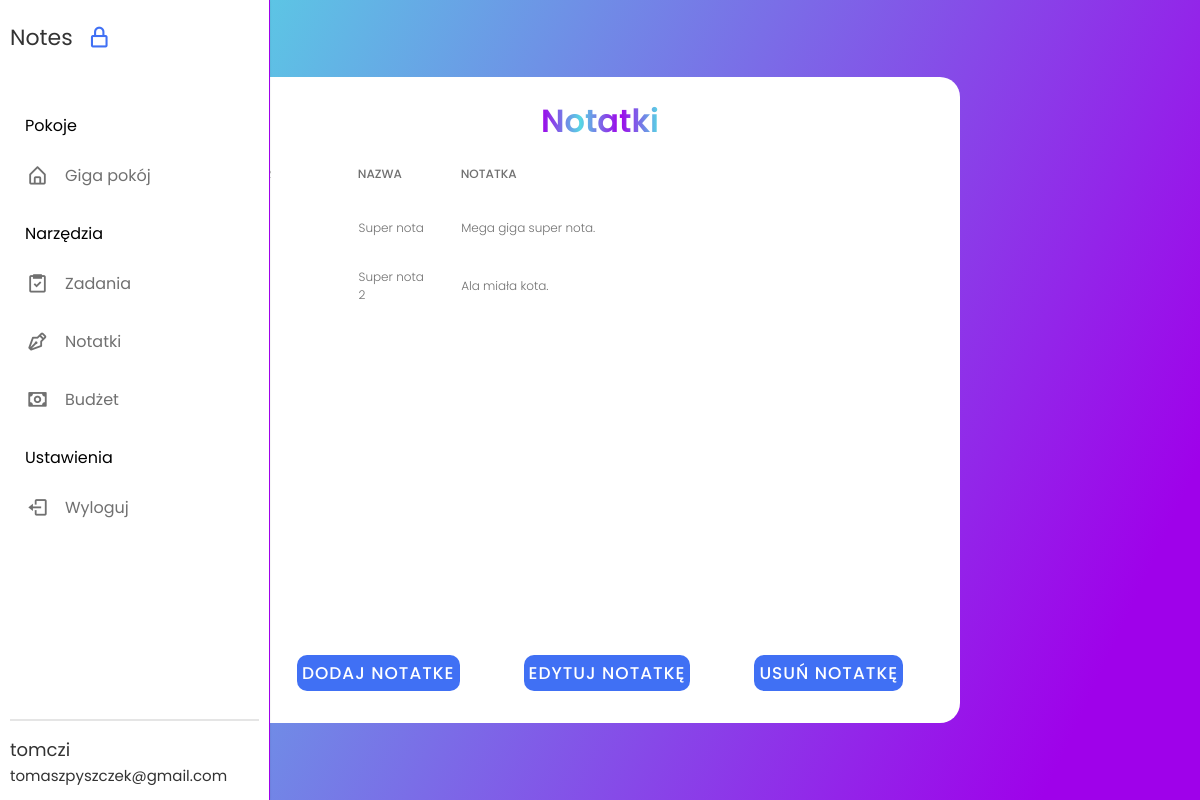
/notes_room.php (signed in), run on the app's committed database.
### tables this page shows
CREATE TABLE `room` (
  `room_id` int(11) NOT NULL,
  `room_name` varchar(45) DEFAULT 'Giga pokój',
  `user_id` int(11) NOT NULL
);

CREATE TABLE `notes` (
  `notes_id` int(11) NOT NULL,
  `title` varchar(45) NOT NULL DEFAULT 'Title',
  `note` varchar(500) DEFAULT NULL,
  `room_id` int(11) NOT NULL
);

### notes_room.php (the view, shortened to what this page needs)
<?php
include "config/config.php";
$pdo4 = new PDO("mysql:host=$host;dbname=$dbname", $user, $password);
$sql7 = "SELECT * FROM notes WHERE room_id IN (SELECT room_id FROM room WHERE user_id = :userId)";
$statement = $pdo4->prepare($sql7);
$statement->bindParam(':userId', $_SESSION['user_id']);
$statement->execute();
$notes = $statement->fetchAll(PDO::FETCH_ASSOC);
?>
<!DOCTYPE html>
<html lang="en">
  <head>
    <link rel="stylesheet" href="create_room_style.css" />
    <link flex href="https://unpkg.com/boxicons@2.1.4/css/boxicons.min.css" rel="stylesheet" />
  </head>
  <body>
    <nav class="sidebar hoverable">
      <div class="logo_items flex">
        <span class="logo_name">Notes</span>
        <i class="bx bx-lock-alt" id="lock-icon" title="Unlock Sidebar"></i>
      </div>
      <div class="menu_container">
        <div class="menu_items">
         <?php include "rooms.php"; ?>
          <ul class="menu_item">
            <div class="menu_title flex">
              <span class="title">Narzędzia</span>
            </div>
            <li class="item">
              <a href="tasks.php" class="link flex">
                <i class="bx bx-task"></i>
                <span>Zadania</span>
              </a>
            </li>
            <li class="item">
                <a href="notes_room.php" class="link flex">
                  <i class="bx bx-pen"></i>
                  <span>Notatki</span>
                </a>
              </li>
              <li class="item">
                <a href="budget.php" class="link flex">
                  <i class="bx bx-money"></i>
                  <span>Budżet</span>
                </a>
              </li>
          <ul class="menu_item">
            <div class="menu_title flex">
              <span class="title">Ustawienia</span>
            </div>
            <li class="item">
              <a href="logout.php" class="link flex">
                <i class="bx bx-log-out"></i>
                <span>Wyloguj</span>
              </a>
            </li>
          </ul>
        </div>
        <div class="sidebar_profile flex">
          <div class="data_text">
            <span class="name"><?php echo $_SESSION['username'] ?> <br> </span>
            <span class="email"><?php echo $_SESSION['mail'] ?></span>
          </div>
        </div>
      </div>
    </nav>
    <div class="tasks-section">
        <span class="title">Notatki</span>
        <div class="tbl-header">
        <table cellpadding="0" cellspacing="0" border="0">
            <thead>
                <tr>
                    <th width="8%">Nr</th>
                    <th width="8%">Nazwa</th>
                    <th width="40%">Notatka</th>
                </tr>
            </thead>
        </table>
        </div>
        <div class="tbl-content">
            <table id="table" cellpadding="0" cellspacing="0" border="0">
                <tbody>
                    <?php
                    foreach ($notes as $note) {
                    ?>
                        <tr>
                            <td width="8%"><?php echo $note['notes_id']; ?></td>
                            <td width="8%"><?php echo $note['title']; ?></td>
                            <td width="40%"><?php echo $note['note']; ?></td>
                        </tr>
                    <?php } ?>
                </tbody>
            </table>
        </div>
        <div class="btn-section">
            <div>
                <input type="submit" value="Dodaj Notatke" onclick="popupAdd();">
            </div>
            <div>
                <input type="submit" value="Edytuj Notatkę" onclick="popupEdit();">
            </div>
            <div>
            <input type="submit" value="Usuń notatkę" id="delete-note-btn">
            </div>
        </div>
  </body>
</html>

### rooms.php (shortened to what this page needs)
<?php
include "config/config.php";
$pdo1 = new PDO("mysql:host=$host;dbname=$dbname", $user, $password);
$sql4 = "SELECT * FROM room WHERE user_id = :userId";
$statement = $pdo1->prepare($sql4);
$statement->bindParam(':userId', $_SESSION['user_id']);
$statement->execute();
$rooms = $statement->fetchAll(PDO::FETCH_ASSOC);
?>
        <ul class="menu_item">
            <div class="menu_title flex">
                <span class="title">Pokoje</span>
            </div>
            <?php foreach ($rooms as $room) { ?>
                <li class="item">
                    <a href="#" class="link flex">
                        <i class="bx bx-home-alt"></i>
                        <span><?php echo $room['room_name']; ?></span>
                    </a>
                </li>
            <?php } ?>
        </ul>

### create_room_style.css (style rules this page uses)
* { margin: 0; padding: 0; outline: none; box-sizing: border-box; font-family: 'Poppins', sans-serif; }
body { display: flex; align-items: center; justify-content: center; min-height: 100vh; padding: 10px; font-family: 'Poppins', sans-serif; background: linear-gradient(115deg, #56d8e4 10%, #9f01ea 90%); }
.flex { display: flex; align-items: center; }
.sidebar { border-right: 1px solid #9f01ea; position: fixed; top: 0; left: 0; height: 100%; width: 270px; background: #fff; padding: 15px 10px; box-shadow: 0 0 2px rgba(0, 0, 0, 0.1); transition: all 0.4s ease; }
.logo_items { gap: 8px; }
.logo_name { font-size: 22px; color: #333; font-weight: 500px; transition: all 0.3s ease; align-items: center; }
#lock-icon, #sidebar-close { padding: 10px; color: #4070f4; font-size: 25px; cursor: pointer; margin-left: -4px; transition: all 0.3s ease; }
.menu_container { display: flex; flex-direction: column; justify-content: space-between; margin-top: 40px; overflow-y: auto; height: calc(100% - 82px); }
.menu_title { position: relative; height: 50px; width: 55px; }
.menu_title .title { margin-left: 15px; transition: all 0.3s ease; }
.item { list-style: none; }
.link { text-decoration: none; border-radius: 8px; margin-bottom: 8px; color: #707070; }
.link span { white-space: nowrap; }
.link i { height: 50px; min-width: 55px; display: flex; font-size: 22px; align-items: center; justify-content: center; border-radius: 4px; }
.sidebar_profile { padding-top: 15px; margin-top: 15px; gap: 15px; border-top: 2px solid rgba(0, 0, 0, 0.1); }
.sidebar_profile .name { font-size: 18px; color: #333; }
.sidebar_profile .email { font-size: 15px; color: #333; }
.tasks-section { display: flex; flex-direction: column; flex-wrap: nowrap; justify-content: flex-start; align-items: center; align-content: center; background-color: #fff; width: 60vw; border-radius: 20px; }
.tasks-section .title { margin-top: 20px; font-size: 32px; font-weight: 600; font-family: 'Poppins', sans-serif; background: -webkit-linear-gradient(right, #56d8e4, #9f01ea, #56d8e4, #9f01ea); -webkit-background-clip: text; -webkit-text-fill-color: transparent; }
.btn-section { margin-top:20px; display: flex; flex-direction: row; flex-wrap: nowrap; justify-content: center; align-items: center; align-content: center; }
.btn-section div { margin: 2em; }
.btn-section div input { border-radius: 10px; padding: 5px; border: none; color: #fff; font-size: 17px; font-weight: 500; text-transform: uppercase; letter-spacing: 1px; cursor: pointer; position: relative; z-index: 2; background: #4070f4; transition: all 0.4s; }
table { width:100%; table-layout: fixed; }
.tbl-header { background-color: rgba(255,255,255,0.3); }
.tbl-content { height:400px; overflow-x:auto; margin-top: 0px; border: 1px solid rgba(255,255,255,0.3); }
th { padding: 20px 15px; text-align: left; font-weight: 500; font-size: 12px; color: #707070; text-transform: uppercase; }
td { padding: 15px; text-align: left; vertical-align:middle; font-weight: 300; font-size: 12px; color: #707070; border-bottom: solid 1px rgba(255,255,255,0.1); }

### data on the page
room: room_name "Giga pokój"
notes: title "Super nota", note "Mega giga super nota."
notes: title "Super nota 2", note "Ala miała kota."

### other printed values
$_SESSION['username'] "tomczi"
$_SESSION['mail'] "tomaszpyszczek@gmail.com"
